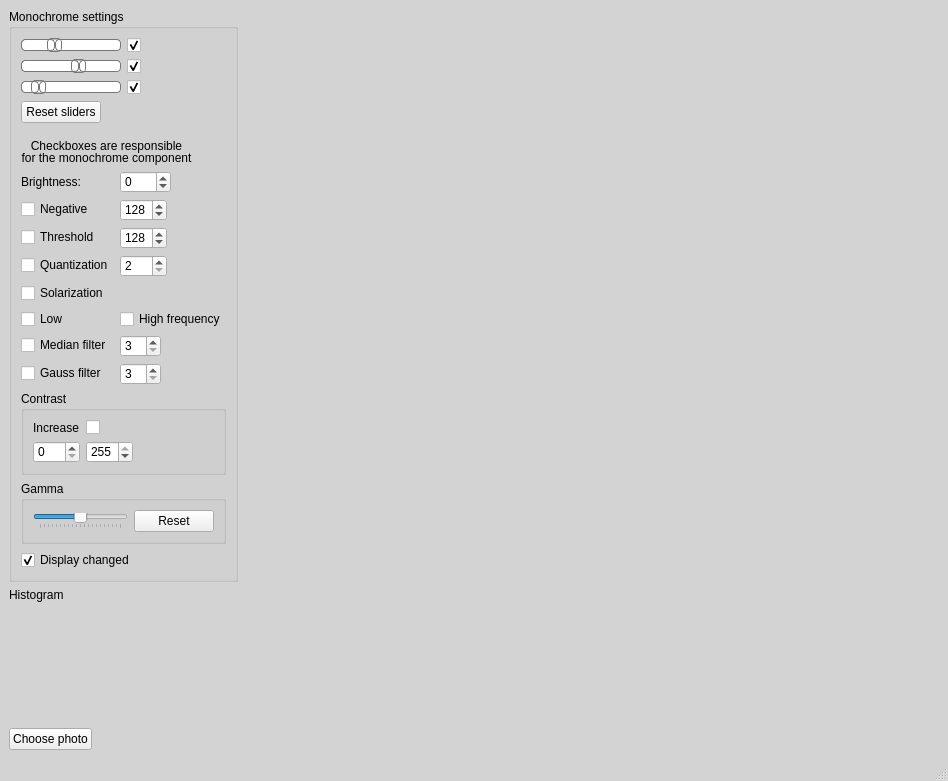
<?xml version="1.0" encoding="UTF-8"?>
<ui version="4.0">
 <class>MainWindow</class>
 <widget class="QMainWindow" name="MainWindow">
  <property name="geometry">
   <rect>
    <x>0</x>
    <y>0</y>
    <width>948</width>
    <height>781</height>
   </rect>
  </property>
  <property name="windowTitle">
   <string>MainWindow</string>
  </property>
  <property name="styleSheet">
   <string notr="true">QMainWindow{
background: lightgray;
}</string>
  </property>
  <widget class="QWidget" name="centralwidget">
   <layout class="QHBoxLayout" name="horizontalLayout">
    <item>
     <layout class="QVBoxLayout" name="verticalLayout">
      <property name="sizeConstraint">
       <enum>QLayout::SetMinimumSize</enum>
      </property>
      <property name="bottomMargin">
       <number>0</number>
      </property>
      <item>
       <widget class="QGroupBox" name="SettingsGroup">
        <property name="sizePolicy">
         <sizepolicy hsizetype="Minimum" vsizetype="Preferred">
          <horstretch>0</horstretch>
          <verstretch>0</verstretch>
         </sizepolicy>
        </property>
        <property name="minimumSize">
         <size>
          <width>0</width>
          <height>0</height>
         </size>
        </property>
        <property name="maximumSize">
         <size>
          <width>16777215</width>
          <height>16777215</height>
         </size>
        </property>
        <property name="title">
         <string>Monochrome settings</string>
        </property>
        <layout class="QVBoxLayout" name="verticalLayout_2">
         <item>
          <layout class="QFormLayout" name="slideRGBLayout">
           <property name="bottomMargin">
            <number>10</number>
           </property>
           <item row="0" column="0">
            <widget class="QSlider" name="slideR">
             <property name="sizePolicy">
              <sizepolicy hsizetype="Maximum" vsizetype="Fixed">
               <horstretch>0</horstretch>
               <verstretch>0</verstretch>
              </sizepolicy>
             </property>
             <property name="minimumSize">
              <size>
               <width>100</width>
               <height>0</height>
              </size>
             </property>
             <property name="maximumSize">
              <size>
               <width>16777215</width>
               <height>16777215</height>
              </size>
             </property>
             <property name="styleSheet">
              <string notr="true">QSlider::groove:horizontal {
border: 1px solid #bbb;
background: white;
height: 10px;
border-radius: 4px;
}

QSlider::sub-page:horizontal {
background: qlineargradient(x1: 0, y1: 0,    x2: 0, y2: 1,
    stop: 0 #e66, stop: 1 #fbb);
background: qlineargradient(x1: 0, y1: 0.2, x2: 1, y2: 1,
    stop: 0 #fbb, stop: 1 #f55);
border: 1px solid #777;
height: 10px;
border-radius: 4px;
}

QSlider::add-page:horizontal {
background: #fff;
border: 1px solid #777;
height: 10px;
border-radius: 4px;
}

QSlider::handle:horizontal {
background: qlineargradient(x1: 0, y1: 0,    x2: 0, y2: 1,
    stop: 0 #e66, stop: 1 #fbb);
background: qlineargradient(x1: 0, y1: 0.2, x2: 1, y2: 1,
    stop: 0 #fbb, stop: 1 #f55);
border: 1px solid #777;
width: 13px;
margin-top: -2px;
margin-bottom: -2px;
border-radius: 4px;
}

QSlider::handle:horizontal:hover {
background: qlineargradient(x1: 0, y1: 0,    x2: 0, y2: 1,
    stop: 0 #e66, stop: 1 #fbb);
background: qlineargradient(x1: 0, y1: 0.2, x2: 1, y2: 1,
    stop: 0 #fbb, stop: 1 #f55);
border: 1px solid #444;
border-radius: 4px;
}

QSlider::sub-page:horizontal:disabled {
background: qlineargradient(x1: 0, y1: 0,    x2: 0, y2: 1,
    stop: 0 #e66, stop: 1 #fbb);
background: qlineargradient(x1: 0, y1: 0.2, x2: 1, y2: 1,
    stop: 0 #fbb, stop: 1 #f55);
border-color: #999;
}

QSlider::add-page:horizontal:disabled {
background: qlineargradient(x1: 0, y1: 0,    x2: 0, y2: 1,
    stop: 0 #e66, stop: 1 #fbb);
background: qlineargradient(x1: 0, y1: 0.2, x2: 1, y2: 1,
    stop: 0 #fbb, stop: 1 #f55);
border-color: #999;
}

QSlider::handle:horizontal:disabled {
background: qlineargradient(x1: 0, y1: 0,    x2: 0, y2: 1,
    stop: 0 #e66, stop: 1 #fbb);
background: qlineargradient(x1: 0, y1: 0.2, x2: 1, y2: 1,
    stop: 0 #fbb, stop: 1 #f55);
border: 1px solid #aaa;
border-radius: 4px;
}</string>
             </property>
             <property name="value">
              <number>30</number>
             </property>
             <property name="orientation">
              <enum>Qt::Horizontal</enum>
             </property>
            </widget>
           </item>
           <item row="1" column="0">
            <widget class="QSlider" name="slideG">
             <property name="sizePolicy">
              <sizepolicy hsizetype="Maximum" vsizetype="Fixed">
               <horstretch>0</horstretch>
               <verstretch>0</verstretch>
              </sizepolicy>
             </property>
             <property name="minimumSize">
              <size>
               <width>100</width>
               <height>0</height>
              </size>
             </property>
             <property name="maximumSize">
              <size>
               <width>16777215</width>
               <height>16777215</height>
              </size>
             </property>
             <property name="styleSheet">
              <string notr="true">QSlider::groove:horizontal {
border: 1px solid #bbb;
background: white;
height: 10px;
border-radius: 4px;
}

QSlider::sub-page:horizontal {
background: qlineargradient(x1: 0, y1: 0,    x2: 0, y2: 1,
    stop: 0 #6e6, stop: 1 #bfb);
background: qlineargradient(x1: 0, y1: 0.2, x2: 1, y2: 1,
    stop: 0 #bfb, stop: 1 #5f5);
border: 1px solid #777;
height: 10px;
border-radius: 4px;
}

QSlider::add-page:horizontal {
background: #fff;
border: 1px solid #777;
height: 10px;
border-radius: 4px;
}

QSlider::handle:horizontal {
background: qlineargradient(x1: 0, y1: 0,    x2: 0, y2: 1,
    stop: 0 #6e6, stop: 1 #bfb);
background: qlineargradient(x1: 0, y1: 0.2, x2: 1, y2: 1,
    stop: 0 #bfb, stop: 1 #5f5);
border: 1px solid #777;
width: 13px;
margin-top: -2px;
margin-bottom: -2px;
border-radius: 4px;
}

QSlider::handle:horizontal:hover {
background: qlineargradient(x1: 0, y1: 0,    x2: 0, y2: 1,
    stop: 0 #6e6, stop: 1 #bfb);
background: qlineargradient(x1: 0, y1: 0.2, x2: 1, y2: 1,
    stop: 0 #bfb, stop: 1 #5f5);
border: 1px solid #444;
border-radius: 4px;
}

QSlider::sub-page:horizontal:disabled {
background: qlineargradient(x1: 0, y1: 0,    x2: 0, y2: 1,
    stop: 0 #6e6, stop: 1 #bfb);
background: qlineargradient(x1: 0, y1: 0.2, x2: 1, y2: 1,
    stop: 0 #bfb, stop: 1 #5f5);
border-color: #999;
}

QSlider::add-page:horizontal:disabled {
background: qlineargradient(x1: 0, y1: 0,    x2: 0, y2: 1,
    stop: 0 #6e6, stop: 1 #bfb);
background: qlineargradient(x1: 0, y1: 0.2, x2: 1, y2: 1,
    stop: 0 #bfb, stop: 1 #5f5);
border-color: #999;
}

QSlider::handle:horizontal:disabled {
background: qlineargradient(x1: 0, y1: 0,    x2: 0, y2: 1,
    stop: 0 #6e6, stop: 1 #bfb);
background: qlineargradient(x1: 0, y1: 0.2, x2: 1, y2: 1,
    stop: 0 #bfb, stop: 1 #5f5);
border: 1px solid #aaa;
border-radius: 4px;
}</string>
             </property>
             <property name="value">
              <number>59</number>
             </property>
             <property name="orientation">
              <enum>Qt::Horizontal</enum>
             </property>
            </widget>
           </item>
           <item row="0" column="1">
            <widget class="QCheckBox" name="redCheckBox">
             <property name="sizePolicy">
              <sizepolicy hsizetype="Maximum" vsizetype="Fixed">
               <horstretch>0</horstretch>
               <verstretch>0</verstretch>
              </sizepolicy>
             </property>
             <property name="text">
              <string/>
             </property>
             <property name="checked">
              <bool>true</bool>
             </property>
            </widget>
           </item>
           <item row="1" column="1">
            <widget class="QCheckBox" name="greenCheckBox">
             <property name="sizePolicy">
              <sizepolicy hsizetype="Maximum" vsizetype="Fixed">
               <horstretch>0</horstretch>
               <verstretch>0</verstretch>
              </sizepolicy>
             </property>
             <property name="text">
              <string/>
             </property>
             <property name="checked">
              <bool>true</bool>
             </property>
            </widget>
           </item>
           <item row="2" column="0">
            <widget class="QSlider" name="slideB">
             <property name="sizePolicy">
              <sizepolicy hsizetype="Maximum" vsizetype="Fixed">
               <horstretch>0</horstretch>
               <verstretch>0</verstretch>
              </sizepolicy>
             </property>
             <property name="minimumSize">
              <size>
               <width>100</width>
               <height>0</height>
              </size>
             </property>
             <property name="maximumSize">
              <size>
               <width>16777215</width>
               <height>16777215</height>
              </size>
             </property>
             <property name="styleSheet">
              <string notr="true">QSlider::groove:horizontal {
border: 1px solid #bbb;
background: white;
height: 10px;
border-radius: 4px;
}

QSlider::sub-page:horizontal {
background: qlineargradient(x1: 0, y1: 0,    x2: 0, y2: 1,
    stop: 0 #66e, stop: 1 #bbf);
background: qlineargradient(x1: 0, y1: 0.2, x2: 1, y2: 1,
    stop: 0 #bbf, stop: 1 #55f);
border: 1px solid #777;
height: 10px;
border-radius: 4px;
}

QSlider::add-page:horizontal {
background: #fff;
border: 1px solid #777;
height: 10px;
border-radius: 4px;
}

QSlider::handle:horizontal {
background: qlineargradient(x1: 0, y1: 0,    x2: 0, y2: 1,
    stop: 0 #66e, stop: 1 #bbf);
background: qlineargradient(x1: 0, y1: 0.2, x2: 1, y2: 1,
    stop: 0 #bbf, stop: 1 #55f);
border: 1px solid #777;
width: 13px;
margin-top: -2px;
margin-bottom: -2px;
border-radius: 4px;
}

QSlider::handle:horizontal:hover {
background: qlineargradient(x1: 0, y1: 0,    x2: 0, y2: 1,
    stop: 0 #66e, stop: 1 #bbf);
background: qlineargradient(x1: 0, y1: 0.2, x2: 1, y2: 1,
    stop: 0 #bbf, stop: 1 #55f);
border: 1px solid #444;
border-radius: 4px;
}

QSlider::sub-page:horizontal:disabled {
background: qlineargradient(x1: 0, y1: 0,    x2: 0, y2: 1,
    stop: 0 #66e, stop: 1 #bbf);
background: qlineargradient(x1: 0, y1: 0.2, x2: 1, y2: 1,
    stop: 0 #bbf, stop: 1 #55f);
border-color: #999;
}

QSlider::add-page:horizontal:disabled {
background: qlineargradient(x1: 0, y1: 0,    x2: 0, y2: 1,
    stop: 0 #66e, stop: 1 #bbf);
background: qlineargradient(x1: 0, y1: 0.2, x2: 1, y2: 1,
    stop: 0 #bbf, stop: 1 #55f);
border-color: #999;
}

QSlider::handle:horizontal:disabled {
background: qlineargradient(x1: 0, y1: 0,    x2: 0, y2: 1,
    stop: 0 #66e, stop: 1 #bbf);
background: qlineargradient(x1: 0, y1: 0.2, x2: 1, y2: 1,
    stop: 0 #bbf, stop: 1 #55f);
border: 1px solid #aaa;
border-radius: 4px;
}</string>
             </property>
             <property name="value">
              <number>11</number>
             </property>
             <property name="orientation">
              <enum>Qt::Horizontal</enum>
             </property>
            </widget>
           </item>
           <item row="2" column="1">
            <widget class="QCheckBox" name="blueCheckBox">
             <property name="sizePolicy">
              <sizepolicy hsizetype="Maximum" vsizetype="Fixed">
               <horstretch>0</horstretch>
               <verstretch>0</verstretch>
              </sizepolicy>
             </property>
             <property name="text">
              <string/>
             </property>
             <property name="checked">
              <bool>true</bool>
             </property>
            </widget>
           </item>
           <item row="3" column="0">
            <widget class="QPushButton" name="resetSliders">
             <property name="sizePolicy">
              <sizepolicy hsizetype="Maximum" vsizetype="Fixed">
               <horstretch>0</horstretch>
               <verstretch>0</verstretch>
              </sizepolicy>
             </property>
             <property name="text">
              <string>Reset sliders</string>
             </property>
            </widget>
           </item>
          </layout>
         </item>
         <item>
          <widget class="QLabel" name="checkBoxLabel">
           <property name="sizePolicy">
            <sizepolicy hsizetype="Maximum" vsizetype="Preferred">
             <horstretch>0</horstretch>
             <verstretch>0</verstretch>
            </sizepolicy>
           </property>
           <property name="styleSheet">
            <string notr="true"/>
           </property>
           <property name="text">
            <string>&lt;html&gt;&lt;head/&gt;&lt;body  style=&quot;line-height:0
&quot;&gt;&lt;p align=&quot;center&quot;&gt;Checkboxes are responsible&lt;/p&gt;&lt;p align=&quot;center&quot;&gt;for the monochrome component&lt;/p&gt;&lt;/body&gt;&lt;/html&gt;</string>
           </property>
          </widget>
         </item>
         <item>
          <layout class="QFormLayout" name="formLayout">
           <property name="bottomMargin">
            <number>0</number>
           </property>
           <item row="0" column="0">
            <widget class="QLabel" name="brightLabel">
             <property name="sizePolicy">
              <sizepolicy hsizetype="Maximum" vsizetype="Preferred">
               <horstretch>0</horstretch>
               <verstretch>0</verstretch>
              </sizepolicy>
             </property>
             <property name="text">
              <string>Brightness:</string>
             </property>
            </widget>
           </item>
           <item row="0" column="1">
            <widget class="QSpinBox" name="brightSpin">
             <property name="sizePolicy">
              <sizepolicy hsizetype="Maximum" vsizetype="Fixed">
               <horstretch>0</horstretch>
               <verstretch>0</verstretch>
              </sizepolicy>
             </property>
             <property name="suffix">
              <string/>
             </property>
             <property name="minimum">
              <number>-255</number>
             </property>
             <property name="maximum">
              <number>255</number>
             </property>
            </widget>
           </item>
           <item row="1" column="0">
            <widget class="QCheckBox" name="monoNeg">
             <property name="sizePolicy">
              <sizepolicy hsizetype="Maximum" vsizetype="Fixed">
               <horstretch>0</horstretch>
               <verstretch>0</verstretch>
              </sizepolicy>
             </property>
             <property name="text">
              <string>Negative</string>
             </property>
            </widget>
           </item>
           <item row="1" column="1">
            <widget class="QSpinBox" name="negFloorSpin">
             <property name="sizePolicy">
              <sizepolicy hsizetype="Maximum" vsizetype="Fixed">
               <horstretch>0</horstretch>
               <verstretch>0</verstretch>
              </sizepolicy>
             </property>
             <property name="maximum">
              <number>255</number>
             </property>
             <property name="value">
              <number>128</number>
             </property>
            </widget>
           </item>
           <item row="2" column="0">
            <widget class="QCheckBox" name="thresholdBox">
             <property name="text">
              <string>Threshold</string>
             </property>
            </widget>
           </item>
           <item row="2" column="1">
            <widget class="QSpinBox" name="thresholdSpin">
             <property name="sizePolicy">
              <sizepolicy hsizetype="Maximum" vsizetype="Fixed">
               <horstretch>0</horstretch>
               <verstretch>0</verstretch>
              </sizepolicy>
             </property>
             <property name="maximum">
              <number>255</number>
             </property>
             <property name="value">
              <number>128</number>
             </property>
            </widget>
           </item>
           <item row="3" column="0">
            <widget class="QCheckBox" name="quantizationBox">
             <property name="sizePolicy">
              <sizepolicy hsizetype="Maximum" vsizetype="Fixed">
               <horstretch>0</horstretch>
               <verstretch>0</verstretch>
              </sizepolicy>
             </property>
             <property name="text">
              <string>Quantization</string>
             </property>
            </widget>
           </item>
           <item row="3" column="1">
            <widget class="QSpinBox" name="quantizationSpin">
             <property name="sizePolicy">
              <sizepolicy hsizetype="Maximum" vsizetype="Fixed">
               <horstretch>0</horstretch>
               <verstretch>0</verstretch>
              </sizepolicy>
             </property>
             <property name="minimum">
              <number>2</number>
             </property>
             <property name="maximum">
              <number>255</number>
             </property>
             <property name="value">
              <number>2</number>
             </property>
            </widget>
           </item>
           <item row="4" column="0">
            <widget class="QCheckBox" name="solarizationBox">
             <property name="sizePolicy">
              <sizepolicy hsizetype="Maximum" vsizetype="Fixed">
               <horstretch>0</horstretch>
               <verstretch>0</verstretch>
              </sizepolicy>
             </property>
             <property name="text">
              <string>Solarization</string>
             </property>
            </widget>
           </item>
           <item row="5" column="0">
            <widget class="QCheckBox" name="lowFreqBox">
             <property name="sizePolicy">
              <sizepolicy hsizetype="Maximum" vsizetype="Fixed">
               <horstretch>0</horstretch>
               <verstretch>0</verstretch>
              </sizepolicy>
             </property>
             <property name="text">
              <string>Low</string>
             </property>
            </widget>
           </item>
           <item row="5" column="1">
            <widget class="QCheckBox" name="highFreqBox">
             <property name="sizePolicy">
              <sizepolicy hsizetype="Maximum" vsizetype="Fixed">
               <horstretch>0</horstretch>
               <verstretch>0</verstretch>
              </sizepolicy>
             </property>
             <property name="text">
              <string>High frequency</string>
             </property>
            </widget>
           </item>
           <item row="6" column="0">
            <widget class="QCheckBox" name="medianBox">
             <property name="sizePolicy">
              <sizepolicy hsizetype="Maximum" vsizetype="Fixed">
               <horstretch>0</horstretch>
               <verstretch>0</verstretch>
              </sizepolicy>
             </property>
             <property name="text">
              <string>Median filter</string>
             </property>
            </widget>
           </item>
           <item row="6" column="1">
            <widget class="QSpinBox" name="medianSpin">
             <property name="sizePolicy">
              <sizepolicy hsizetype="Maximum" vsizetype="Fixed">
               <horstretch>0</horstretch>
               <verstretch>0</verstretch>
              </sizepolicy>
             </property>
             <property name="minimum">
              <number>3</number>
             </property>
             <property name="singleStep">
              <number>2</number>
             </property>
             <property name="value">
              <number>3</number>
             </property>
            </widget>
           </item>
           <item row="7" column="0">
            <widget class="QCheckBox" name="gaussBox">
             <property name="sizePolicy">
              <sizepolicy hsizetype="Maximum" vsizetype="Fixed">
               <horstretch>0</horstretch>
               <verstretch>0</verstretch>
              </sizepolicy>
             </property>
             <property name="text">
              <string>Gauss filter</string>
             </property>
            </widget>
           </item>
           <item row="7" column="1">
            <widget class="QSpinBox" name="gaussSpin">
             <property name="sizePolicy">
              <sizepolicy hsizetype="Maximum" vsizetype="Fixed">
               <horstretch>0</horstretch>
               <verstretch>0</verstretch>
              </sizepolicy>
             </property>
             <property name="minimum">
              <number>3</number>
             </property>
             <property name="maximum">
              <number>19</number>
             </property>
             <property name="singleStep">
              <number>2</number>
             </property>
            </widget>
           </item>
          </layout>
         </item>
         <item>
          <widget class="QGroupBox" name="contrastBox">
           <property name="title">
            <string>Contrast</string>
           </property>
           <layout class="QFormLayout" name="formLayout_2">
            <item row="0" column="0">
             <widget class="QLabel" name="contrastLabel">
              <property name="sizePolicy">
               <sizepolicy hsizetype="Maximum" vsizetype="Preferred">
                <horstretch>0</horstretch>
                <verstretch>0</verstretch>
               </sizepolicy>
              </property>
              <property name="text">
               <string>Increase</string>
              </property>
             </widget>
            </item>
            <item row="0" column="1">
             <widget class="QCheckBox" name="contrastUpCheck">
              <property name="sizePolicy">
               <sizepolicy hsizetype="Maximum" vsizetype="Fixed">
                <horstretch>0</horstretch>
                <verstretch>0</verstretch>
               </sizepolicy>
              </property>
              <property name="text">
               <string/>
              </property>
             </widget>
            </item>
            <item row="1" column="0">
             <widget class="QSpinBox" name="contrastLower">
              <property name="sizePolicy">
               <sizepolicy hsizetype="Maximum" vsizetype="Fixed">
                <horstretch>0</horstretch>
                <verstretch>0</verstretch>
               </sizepolicy>
              </property>
              <property name="maximum">
               <number>255</number>
              </property>
              <property name="singleStep">
               <number>1</number>
              </property>
             </widget>
            </item>
            <item row="1" column="1">
             <widget class="QSpinBox" name="ContrastUpper">
              <property name="sizePolicy">
               <sizepolicy hsizetype="Maximum" vsizetype="Fixed">
                <horstretch>0</horstretch>
                <verstretch>0</verstretch>
               </sizepolicy>
              </property>
              <property name="maximum">
               <number>255</number>
              </property>
              <property name="singleStep">
               <number>1</number>
              </property>
              <property name="value">
               <number>255</number>
              </property>
             </widget>
            </item>
           </layout>
          </widget>
         </item>
         <item>
          <widget class="QGroupBox" name="gammaBox">
           <property name="title">
            <string>Gamma</string>
           </property>
           <layout class="QHBoxLayout" name="horizontalLayout_2">
            <item>
             <widget class="QSlider" name="gammaSlide">
              <property name="sizePolicy">
               <sizepolicy hsizetype="Minimum" vsizetype="Maximum">
                <horstretch>0</horstretch>
                <verstretch>0</verstretch>
               </sizepolicy>
              </property>
              <property name="maximumSize">
               <size>
                <width>16777215</width>
                <height>16</height>
               </size>
              </property>
              <property name="styleSheet">
               <string notr="true"/>
              </property>
              <property name="minimum">
               <number>-10</number>
              </property>
              <property name="maximum">
               <number>10</number>
              </property>
              <property name="pageStep">
               <number>1</number>
              </property>
              <property name="orientation">
               <enum>Qt::Horizontal</enum>
              </property>
              <property name="tickPosition">
               <enum>QSlider::TicksBelow</enum>
              </property>
             </widget>
            </item>
            <item>
             <widget class="QPushButton" name="gammaReset">
              <property name="sizePolicy">
               <sizepolicy hsizetype="Maximum" vsizetype="Fixed">
                <horstretch>0</horstretch>
                <verstretch>0</verstretch>
               </sizepolicy>
              </property>
              <property name="text">
               <string>Reset</string>
              </property>
             </widget>
            </item>
           </layout>
          </widget>
         </item>
         <item>
          <widget class="QCheckBox" name="changedCheck">
           <property name="sizePolicy">
            <sizepolicy hsizetype="Maximum" vsizetype="Fixed">
             <horstretch>0</horstretch>
             <verstretch>0</verstretch>
            </sizepolicy>
           </property>
           <property name="text">
            <string>Display changed</string>
           </property>
           <property name="checked">
            <bool>true</bool>
           </property>
          </widget>
         </item>
        </layout>
       </widget>
      </item>
      <item>
       <widget class="QLabel" name="histogramLabel">
        <property name="text">
         <string>Histogram</string>
        </property>
       </widget>
      </item>
      <item>
       <spacer name="verticalSpacer">
        <property name="orientation">
         <enum>Qt::Vertical</enum>
        </property>
        <property name="sizeHint" stdset="0">
         <size>
          <width>20</width>
          <height>40</height>
         </size>
        </property>
       </spacer>
      </item>
      <item>
       <widget class="QPushButton" name="changePhoto">
        <property name="sizePolicy">
         <sizepolicy hsizetype="Maximum" vsizetype="Fixed">
          <horstretch>0</horstretch>
          <verstretch>0</verstretch>
         </sizepolicy>
        </property>
        <property name="maximumSize">
         <size>
          <width>16777215</width>
          <height>16777215</height>
         </size>
        </property>
        <property name="text">
         <string>Choose photo</string>
        </property>
       </widget>
      </item>
     </layout>
    </item>
    <item>
     <layout class="QVBoxLayout" name="photoLayout">
      <property name="sizeConstraint">
       <enum>QLayout::SetNoConstraint</enum>
      </property>
      <property name="leftMargin">
       <number>10</number>
      </property>
      <item>
       <widget class="QGraphicsView" name="graphicsView">
        <property name="styleSheet">
         <string notr="true">QGraphicsView{
border: 0px;
background: lightgray;
}</string>
        </property>
       </widget>
      </item>
      <item>
       <spacer name="horizontalSpacer">
        <property name="orientation">
         <enum>Qt::Horizontal</enum>
        </property>
        <property name="sizeHint" stdset="0">
         <size>
          <width>40</width>
          <height>20</height>
         </size>
        </property>
       </spacer>
      </item>
     </layout>
    </item>
   </layout>
  </widget>
  <widget class="QMenuBar" name="menubar">
   <property name="geometry">
    <rect>
     <x>0</x>
     <y>0</y>
     <width>948</width>
     <height>20</height>
    </rect>
   </property>
  </widget>
  <widget class="QStatusBar" name="statusbar"/>
 </widget>
 <resources/>
 <connections/>
</ui>
